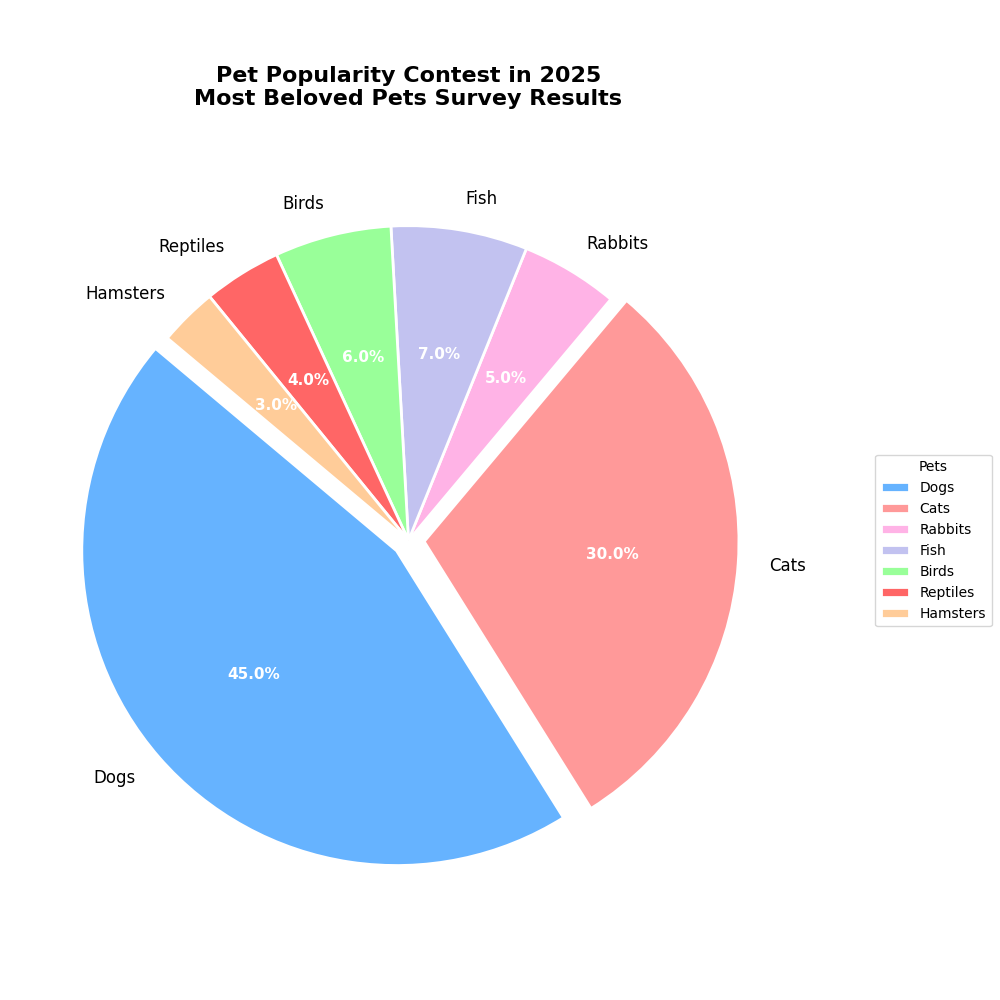

Recreate this plot in Python.
import matplotlib.pyplot as plt
import numpy as np

# Data for the pie chart
pets = ["Dogs", "Cats", "Rabbits", "Fish", "Birds", "Reptiles", "Hamsters"]
popularity = [45, 30, 5, 7, 6, 4, 3]

# Shuffled Colors for each segment
colors = ['#66b3ff', '#ff9999', '#ffb3e6', '#c2c2f0', '#99ff99', '#ff6666', '#ffcc99']
explode = (0.05, 0.05, 0, 0, 0, 0, 0)

# Create the figure and axis
fig, ax = plt.subplots(figsize=(10, 10))

# Pie chart
wedges, texts, autotexts = ax.pie(popularity, explode=explode, labels=pets, colors=colors, autopct='%1.1f%%', startangle=140,
                                  wedgeprops=dict(edgecolor='w', linewidth=2))

# Customizing texts for better visibility
for text in texts:
    text.set_fontsize(12)

for autotext in autotexts:
    autotext.set_color('white')
    autotext.set_fontsize(11)
    autotext.set_weight('bold')

# Title of the Pie Chart
plt.title("Pet Popularity Contest in 2025\nMost Beloved Pets Survey Results", fontsize=16, fontweight='bold', pad=30)

# Legend
ax.legend(wedges, pets, title="Pets", loc="center right", bbox_to_anchor=(1.25, 0.5), fontsize=10)

# Adjust layout to ensure clarity and avoid text overlap
plt.tight_layout()

# Displaying the plot
plt.show()
